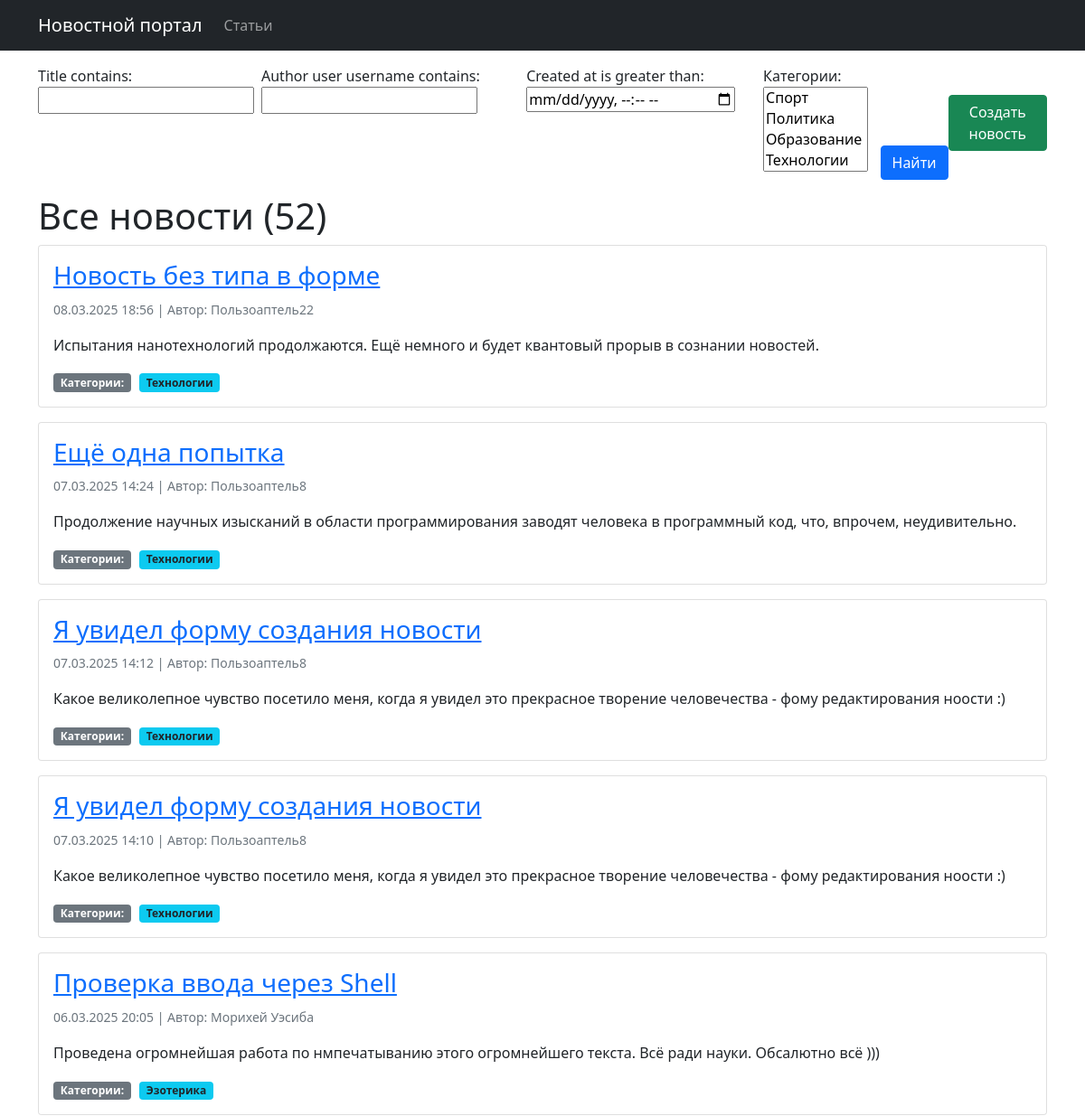
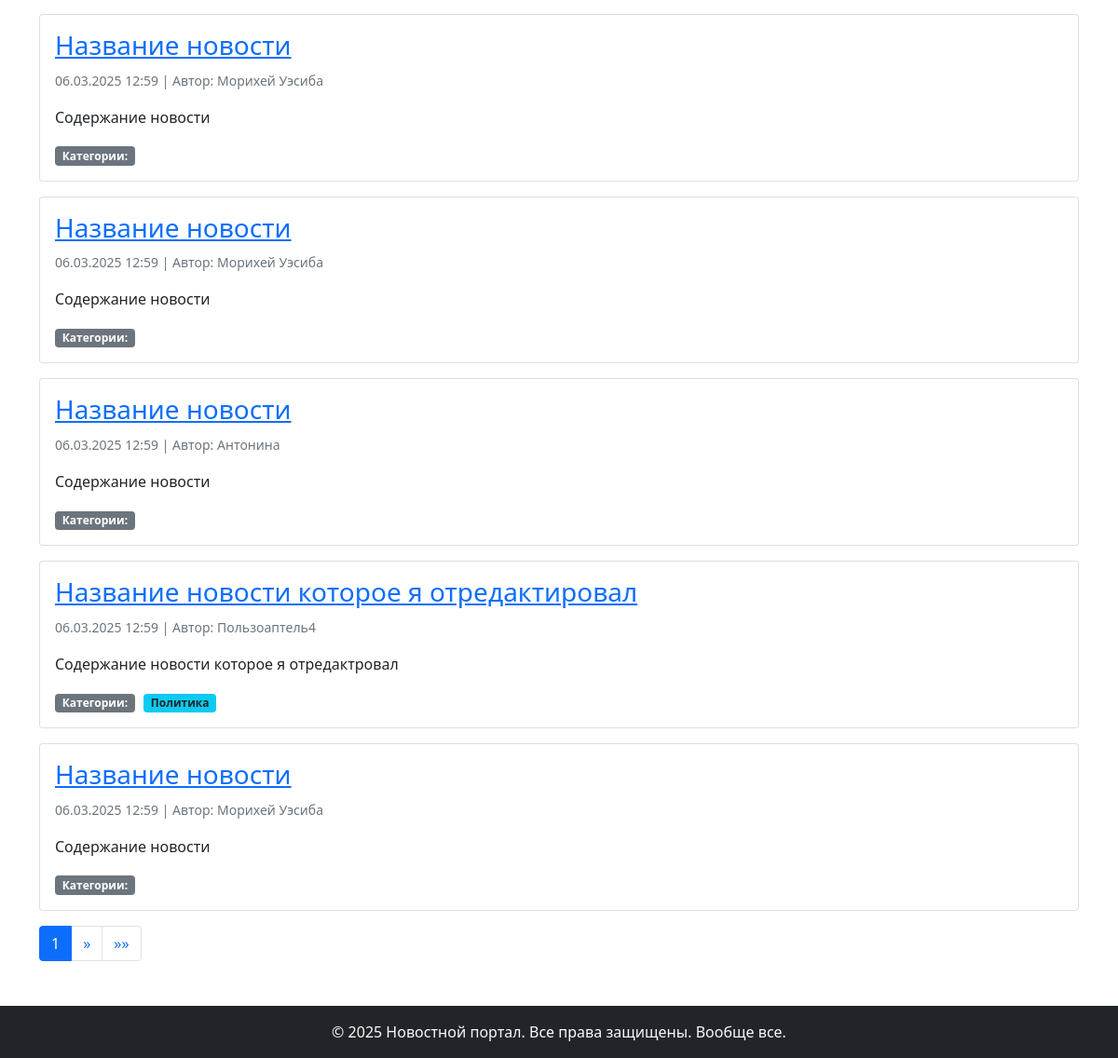
Before: / (signed in) with the older database file (2 pictures, top to bottom).
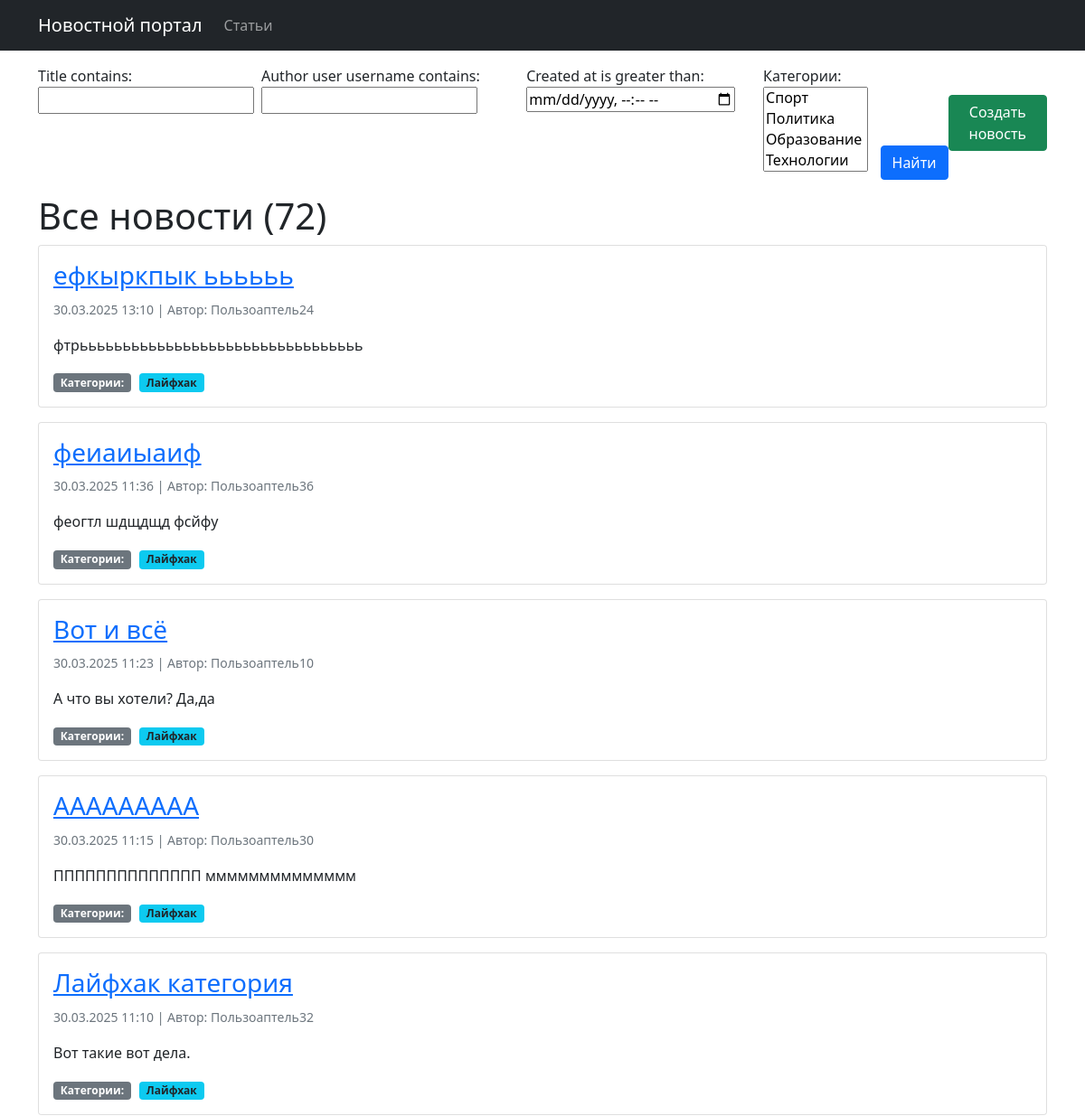
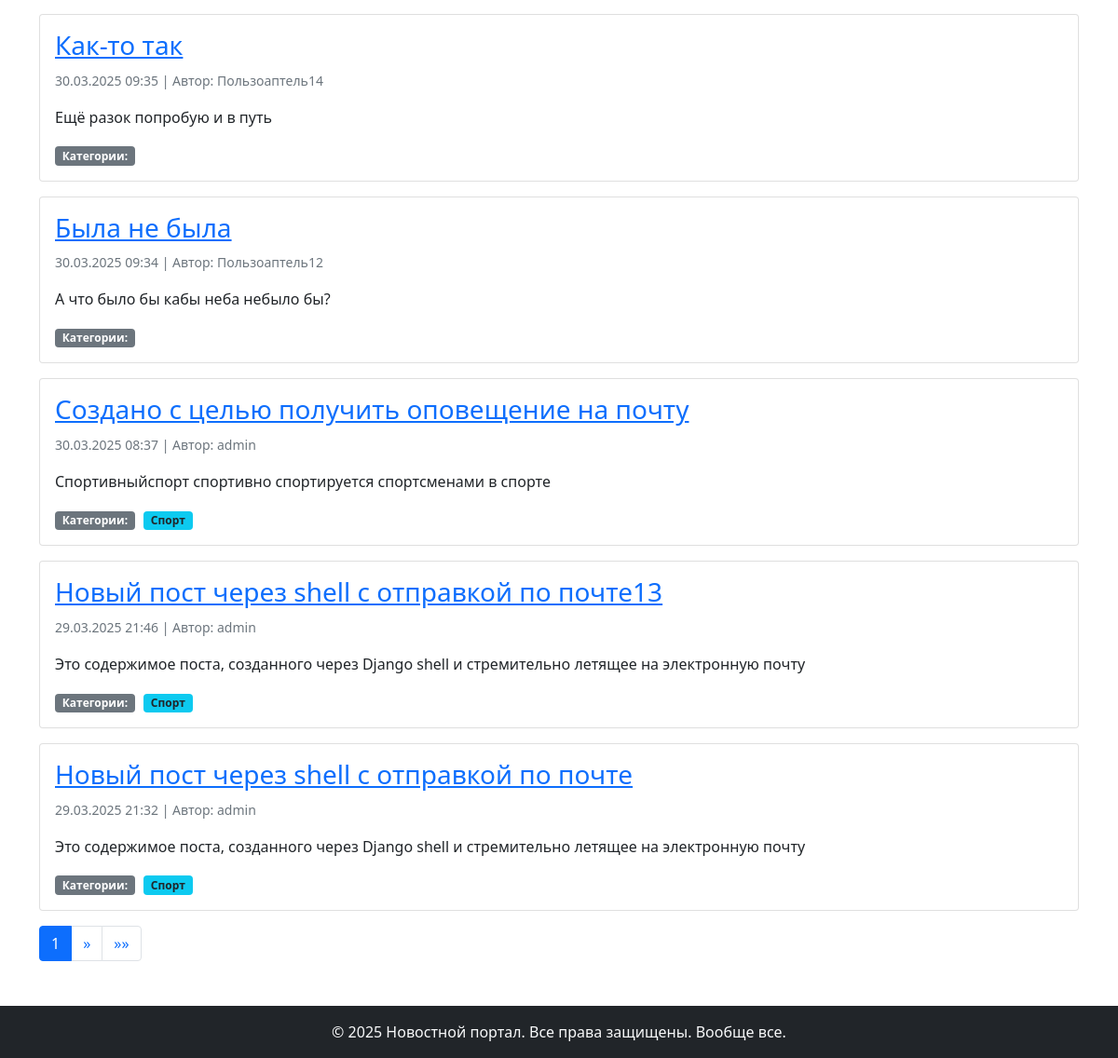
After: the same page with the newer database file (2 pictures, top to bottom).
### biblio/models.py (models this page shows, shortened)
class Post(models.Model):
    NEWS = 'NW'
    ARTICLE = 'AR'
    POST_TYPES = [
        (NEWS, 'Новость'),
        (ARTICLE, 'Статья')
    ]
    author = models.ForeignKey(Author, on_delete=models.CASCADE)
    post_type = models.CharField(max_length=2, choices=POST_TYPES)
    created_at = models.DateTimeField(auto_now_add=True)
    categories = models.ManyToManyField(Category, through='PostCategory')
    title = models.CharField(max_length=255)
    text = models.TextField()
    rating = models.IntegerField(default=0)
    def preview(self):
        return f"{self.text}"

class Author(models.Model):
    user = models.OneToOneField(User, on_delete=models.CASCADE)
    rating = models.IntegerField(default=0)

class Category(models.Model):
    name = models.CharField(max_length=255, unique=True)
    subscribers = models.ManyToManyField(User, through='CategorySubscriber', related_name='subscribed_categories')
    def __str__(self):
        return self.name

### biblio/views.py (the view)
# urls.py: path('', NewsList.as_view(), name='news_list'),
class NewsList(PermissionRequiredMixin, ListView):
    model = Post
    template_name = 'news/news_list.html'
    context_object_name = 'news'
    queryset = Post.objects.filter(post_type='NW').order_by('-created_at')
    paginate_by = 10
    permission_required = ('biblio.view_post',)
    def get_queryset(self):
        queryset = super().get_queryset().filter(post_type='NW')
        self.filterset = SearchPost(self.request.GET, queryset)
        return self.filterset.qs
    def get_context_data(self, **kwargs):
        context = super().get_context_data(**kwargs)
        context['filterset'] = self.filterset
        context['news_count'] = Post.objects.filter(post_type='NW').count()
        context['article_count'] = Post.objects.filter(post_type='AR').count()
        context['time_now'] = datetime.now()
        context['next_sale'] = "Распродажа в среду!"
        return context

### biblio/templatetags/custom_filters.py (called while the page is built)
@register.filter()
def censor (value):
    for word in censor_list:
        value = value.replace(word[1:-1], "*" * len(word[1:-1]))
    return value

### biblio/templatetags/custom_tags.py (called while the page is built)
@register.simple_tag(takes_context=True)
def url_replace(context, **kwargs):
   d = context['request'].GET.copy()
   for k, v in kwargs.items():
       d[k] = v
   return d.urlencode()

### templates/news/news_list.html (shortened to what this page needs)
{% extends 'default.html' %}
{% load custom_filters %}
{% load custom_tags %}
{% block content %}
   <div class="container mt-3">
       <div class="d-flex justify-content-between align-items-center mb-3">
           <form action="" method="get" class="d-flex gap-2">
               {{ filterset.form.as_p }}
               <input type="submit" value="Найти" class="btn btn-primary" style="height: fit-content; align-self: flex-end;" />
           </form>
           {% if perms.biblio.add_post %}
               <a href="{% url 'biblio:news_create' %}" class="btn btn-success">
                    Создать новость
               </a>
           {% endif %}
       </div>
       <h1>Все новости ({{ news_count }})</h1>
       <div class="news-list">
           {% if news %}
               {% for post in news %}
                   <div class="card mb-3">
                       <div class="card-body">
                           <h3 class="card-title">
                               <a href="{% url 'biblio:news_detail' post.id %}">{{ post.title|censor }}</a>
                           </h3>
                           <p class="card-text">
                               <small class="text-muted">
                                   {{ post.created_at|date:"d.m.Y H:i" }} |
                                   Автор: {{ post.author.user.username }}
                               </small>
                           </p>
                           <p class="card-text">{{ post.preview|censor|truncatewords:20 }}</p>
                           <div class="categories">
                               <span class="badge bg-secondary">Категории:</span>
                               {% for category in post.categories.all %}
                                   <span class="badge bg-info text-dark">{{ category.name }}</span>
                               {% endfor %}
                           </div>
                       </div>
                   </div>
               {% endfor %}
           {% else %}
               <div class="alert alert-info">Новостей пока нет.</div>
           {% endif %}
           <nav aria-label="Page navigation">
               <ul class="pagination">
                   <li class="page-item active">
                       <span class="page-link">{{ page_obj.number }}</span>
                   </li>
                   {% if page_obj.has_next %}
                       <li class="page-item">
                           <a class="page-link" href="?{% url_replace page=page_obj.next_page_number %}" aria-label="Next">
                               <span aria-hidden="true">&raquo;</span>
                           </a>
                       </li>
                       <li class="page-item">
                           <a class="page-link" href="?{% url_replace page=page_obj.paginator.num_pages %}" aria-label="Last">
                               <span aria-hidden="true">&raquo;&raquo;</span>
                           </a>
                       </li>
                   {% endif %}
               </ul>
           </nav>
       </div>
   </div>
{% endblock content %}

Changed rows visible on the page:
no longer on this page (row unchanged): Post: title|censor "Новость без типа в форме", created_at "08.03.2025 18:56", author.user.username "Пользоаптель22", preview|censor "Испытания нанотехнологий продолжаются. Ещё немного и будет квантовый прорыв в сознании новостей."
no longer on this page (row unchanged): Category: name "Технологии"
no longer on this page (row unchanged): Post: title|censor "Ещё одна попытка", created_at "07.03.2025 14:24", author.user.username "Пользоаптель8", preview|censor "Продолжение научных изысканий в области программирования заводят человека в программный код, что, впрочем, неудивительно."
no longer on this page (row unchanged): Post: title|censor "Я увидел форму создания новости", created_at "07.03.2025 14:12", author.user.username "Пользоаптель8", preview|censor "Какое великолепное чувство посетило меня, когда я увидел это прекрасное творение человечества - фому редактирования ноости :)"
no longer on this page (row unchanged): Post: title|censor "Я увидел форму создания новости", created_at "07.03.2025 14:10", author.user.username "Пользоаптель8", preview|censor "Какое великолепное чувство посетило меня, когда я увидел это прекрасное творение человечества - фому редактирования ноости :)"
no longer on this page (row unchanged): Post: title|censor "Проверка ввода через Shell", created_at "06.03.2025 20:05", author.user.username "Морихей Уэсиба", preview|censor "Проведена огромнейшая работа по нмпечатыванию этого огромнейшего текста. Всё ради науки. Обсалютно всё )))"
no longer on this page (row unchanged): Category: name "Эзотерика", shown under "Проверка ввода через Shell"
no longer on this page (row unchanged): Post: title|censor "Название новости", created_at "06.03.2025 12:59", author.user.username "Морихей Уэсиба", preview|censor "Содержание новости"
no longer on this page (row unchanged): Post: title|censor "Название новости", created_at "06.03.2025 12:59", author.user.username "Морихей Уэсиба", preview|censor "Содержание новости"
no longer on this page (row unchanged): Post: title|censor "Название новости", created_at "06.03.2025 12:59", author.user.username "Антонина", preview|censor "Содержание новости"
no longer on this page (row unchanged): Post: title|censor "Название новости которое я отредактировал", created_at "06.03.2025 12:59", author.user.username "Пользоаптель4", preview|censor "Содержание новости которое я отредактровал"
no longer on this page (row unchanged): Category: name "Политика", shown under "Название новости которое я отредактировал"
no longer on this page (row unchanged): Post: title|censor "Название новости", created_at "06.03.2025 12:59", author.user.username "Морихей Уэсиба", preview|censor "Содержание новости"
added Post: title|censor "ефкыркпык ьььььь", created_at "30.03.2025 13:10", author.user.username "Пользоаптель24", preview|censor "фтрььььььььььььььььььььььььььььььььь"
added Category: name "Лайфхак"
added Post: title|censor "феиаиыаиф", created_at "30.03.2025 11:36", author.user.username "Пользоаптель36", preview|censor "феогтл шдщдщд фсйфу"
added Post: title|censor "Вот и всё", created_at "30.03.2025 11:23", author.user.username "Пользоаптель10", preview|censor "А что вы хотели? Да,да"
added Post: title|censor "ААААААААА", created_at "30.03.2025 11:15", author.user.username "Пользоаптель30", preview|censor "ПППППППППППППП мммммммммммммм"
added Post: title|censor "Лайфхак категория", created_at "30.03.2025 11:10", author.user.username "Пользоаптель32", preview|censor "Вот такие вот дела."
added Post: title|censor "Как-то так", created_at "30.03.2025 09:35", author.user.username "Пользоаптель14", preview|censor "Ещё разок попробую и в путь"
added Post: title|censor "Была не была", created_at "30.03.2025 09:34", author.user.username "Пользоаптель12", preview|censor "А что было бы кабы неба небыло бы?"
added Post: title|censor "Создано с целью получить оповещение на почту", created_at "30.03.2025 08:37", author.user.username "admin", preview|censor "Спортивныйспорт спортивно спортируется спортсменами в спорте"
now on this page (row unchanged): Category: name "Спорт"
added Post: title|censor "Новый пост через shell с отправкой по почте13", created_at "29.03.2025 21:46", author.user.username "admin", preview|censor "Это содержимое поста, созданного через Django shell и стремительно летящее на электронную почту"
added Post: title|censor "Новый пост через shell с отправкой по почте", created_at "29.03.2025 21:32", author.user.username "admin", preview|censor "Это содержимое поста, созданного через Django shell и стремительно летящее на электронную почту"
Other visible differences:
{{ news_count }}: "52" → "72"
